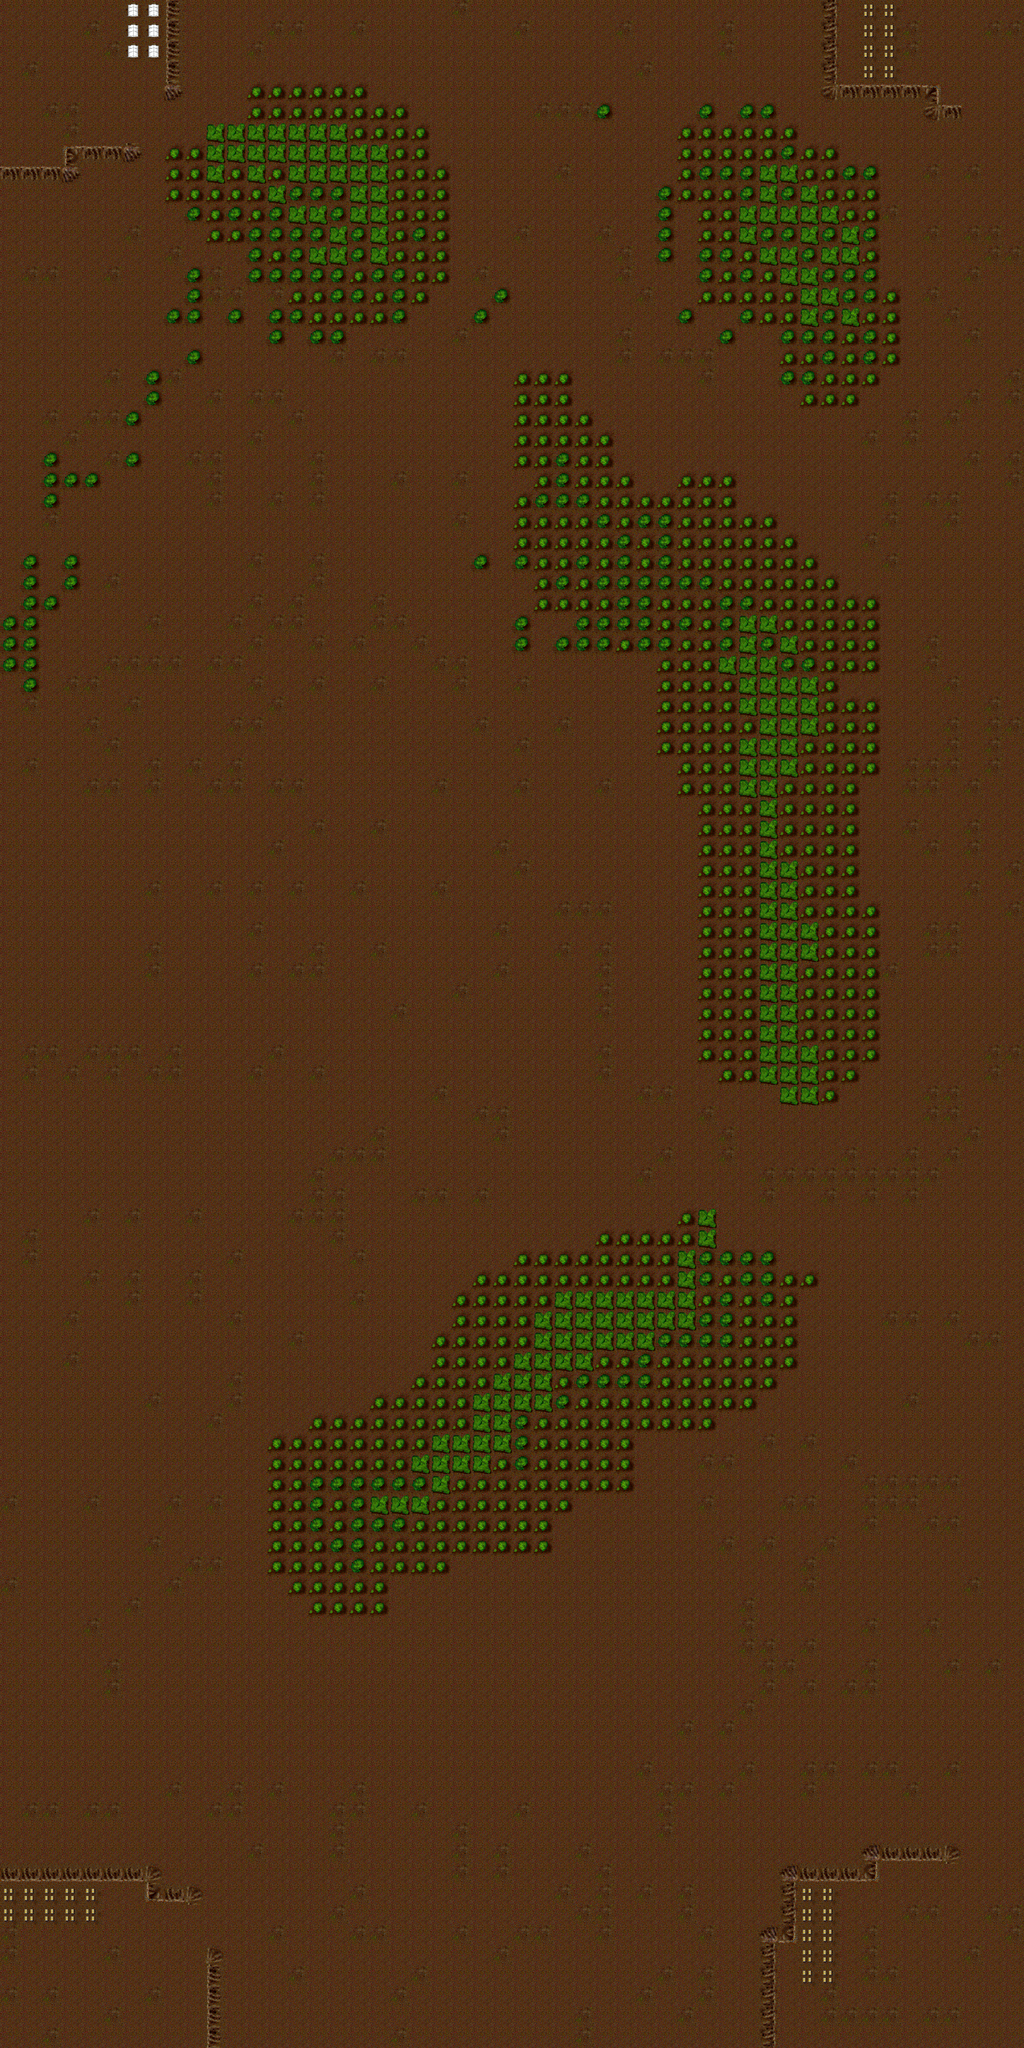

This is a level from a 2D game, rendered from its Tiled map with the project's own tilesets. A one-line summary and the map file follow, with tile-layer data summarised:
An orthogonal 50x100 tile map with 40x40 px tiles, 2 tile layers (landscape_tiles, destruction_tiles).

<map version="1.0" tiledversion="1.1.5" orientation="orthogonal" renderorder="right-down" width="50" height="100" tilewidth="40" tileheight="40" infinite="0" nextobjectid="1">
 <tileset firstgid="1" name="landscape_tiles" tilewidth="40" tileheight="40" tilecount="156" columns="12">
  <image source="../tilesets/landscape_tiles.png" width="480" height="520" />
 </tileset>
 <layer name="landscape_tiles" width="50" height="100">
  <data>[5000 cells, 5000 non-empty, 19 distinct tile ids]</data>
 </layer>
 <layer name="destruction_tiles" width="50" height="100">
  <data>[5000 cells, 0 non-empty, 0 distinct tile ids]</data>
 </layer>
</map>